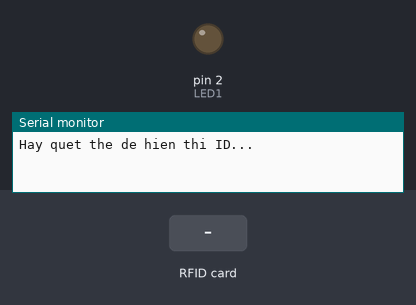
A sketch run on a simulated Arduino Uno, built with avr-gcc and run on an emulated ATmega328P. On the bench: output pins drawn as LEDs (lit = HIGH), the last lines printed to the serial monitor. The inputs (shaded band) are chosen by the test bench. Pins used as bus, display or sensor lines are not drawn.

Above: at 1.2 s.
1.3 s: RFID card 5E 7A 19 C4 held to the reader
At 2.6 s:
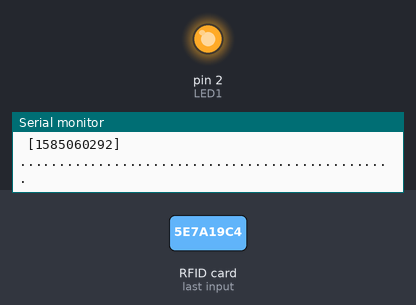
Timing chart, 0 to 4.3 s (numbered marks = the images above; inputs shaded):
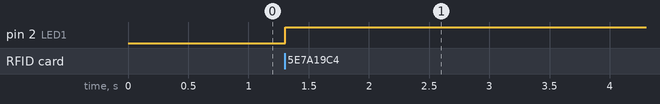

Measured:
- after the input at 1.3 s, pin 2 (LED1): LOW → HIGH at once

The sketch:

RFID_1_the_quet_2_lan_tat.ino
```cpp
 /*
Chân RST cắm vào chân số 7 trên Arduino

Chân SDA cắm vào chân số 10 trên Arduino

Chân MOSI cắm vào chân số 11 trên Arduino

Chân MISO cắm vào chân số 12 trên Arduino

Chân SCK cắm vào chân số 13 trên Arduino

Chân 3.3V cắm vào chân số 3.3v trên Arduino

Chân GND cắm vào chân số GND trên Arduino
*/

#include <SPI.h>

#include <MFRC522.h>
#include<Stepper.h>
const int LED1 = 2;

#define SS_PIN 10

#define RST_PIN 7

MFRC522 mfrc522(SS_PIN, RST_PIN);

unsigned long uidDec, uidDecTemp;

byte bCounter, readBit;

unsigned long ticketNumber;

int dem = 0;

void setup() {

  pinMode(LED1, OUTPUT);

  Serial.begin(9600);

  SPI.begin();

  mfrc522.PCD_Init();

  Serial.println("Hay quet the de hien thi ID...");

}

void loop() {
  if ( ! mfrc522.PICC_IsNewCardPresent()) {

  return 0;

  }

  if ( ! mfrc522.PICC_ReadCardSerial()) {

  return 0;

  }
  if(dem == 3){
    dem = 0;
  }
  dem++;
  Serial.print("Dem: ");

  Serial.print(dem);

  uidDec = 0;

  Serial.println(" ID cua the la: ");

  for (byte i = 0; i < mfrc522.uid.size; i++ ) {

    uidDecTemp = mfrc522.uid.uidByte[i];

    uidDec = uidDec*256+uidDecTemp;

  }

  Serial.print(" [");

  Serial.print(uidDec);

  if(dem == 1){

    digitalWrite(LED1, HIGH);

  }

  if(dem == 3){
    digitalWrite(LED1, LOW);
  }
  Serial.println("]");
  Serial.println("................................................");
  delay(500);

}
```
